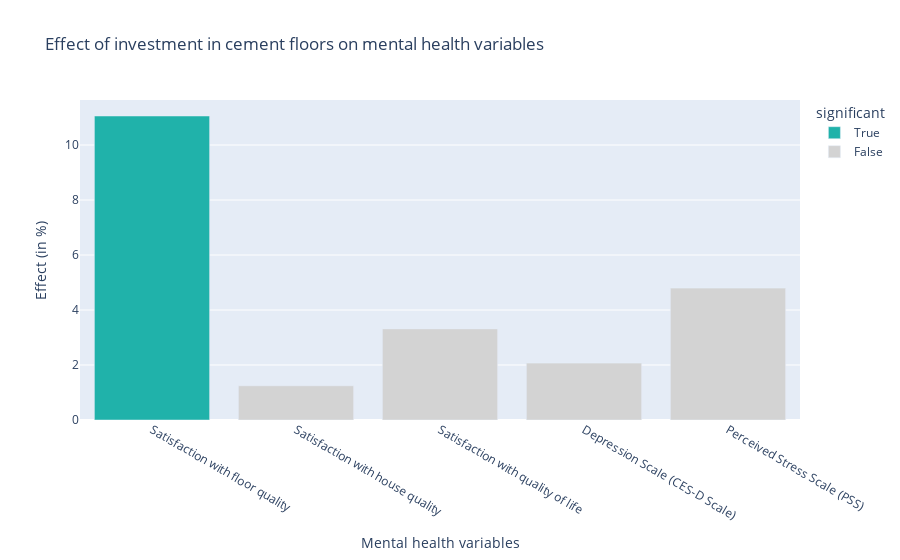

The code cell stored with this chart in its notebook:
### Code cell
# Plot the effect
fig = px.bar(result_table, x=['Satisfaction with floor quality',
                              'Satisfaction with house quality',
                              'Satisfaction with quality of life',
                              'Depression Scale (CES-D Scale)',
                              'Perceived Stress Scale (PSS)'], y='effect',
             color='significant',
             color_discrete_sequence=['lightseagreen', 'lightgrey'],
             labels={'S_satisfloor':'Satisfaction with floor quality',
                   'S_satishouse':'Satisfaction with house quality',
                   'S_satislife':'Satisfaction with quality of life',
                   'S_cesds':'Depression Scale (CES-D Scale)',
                   'S_pss':'Perceived Stress Scale (PSS)',
                   'effect':'Effect (in %)'},
            title='Effect of investment in cement floors on mental health variables')


fig.update_xaxes(title='Mental health variables', visible=True, showticklabels=True)
fig.show()

# Save plot in html file
fig.write_html('figures/poverty_map.html')

### Figure 1 — Plotly figure (JSON) as saved in the notebook; plotly's stock layout.template omitted (floating-point values rounded to 4 significant figures)
{"data": [{"alignmentgroup": "True", "hovertemplate": "significant=True<br>x=%{x}<br>Effect (in %)=%{y}<extra></extra>", "legendgroup": "True", "marker": {"color": "lightseagreen"}, "name": "True", "offsetgroup": "True", "orientation": "v", "showlegend": true, "textposition": "auto", "type": "bar", "x": ["Satisfaction with floor quality"], "xaxis": "x", "y": [11.06], "yaxis": "y"}, {"alignmentgroup": "True", "hovertemplate": "significant=False<br>x=%{x}<br>Effect (in %)=%{y}<extra></extra>", "legendgroup": "False", "marker": {"color": "lightgrey"}, "name": "False", "offsetgroup": "False", "orientation": "v", "showlegend": true, "textposition": "auto", "type": "bar", "x": ["Satisfaction with house quality", "Satisfaction with quality of life", "Depression Scale (CES-D Scale)", "Perceived Stress Scale (PSS)"], "xaxis": "x", "y": [1.246, 3.314, 2.069, 4.796], "yaxis": "y"}], "layout": {"barmode": "relative", "legend": {"title": {"text": "significant"}, "tracegroupgap": 0}, "title": {"text": "Effect of investment in cement floors on mental health variables"}, "xaxis": {"anchor": "y", "domain": [0, 1], "showticklabels": true, "title": {"text": "Mental health variables"}, "visible": true}, "yaxis": {"anchor": "x", "domain": [0, 1], "title": {"text": "Effect (in %)"}}}}
